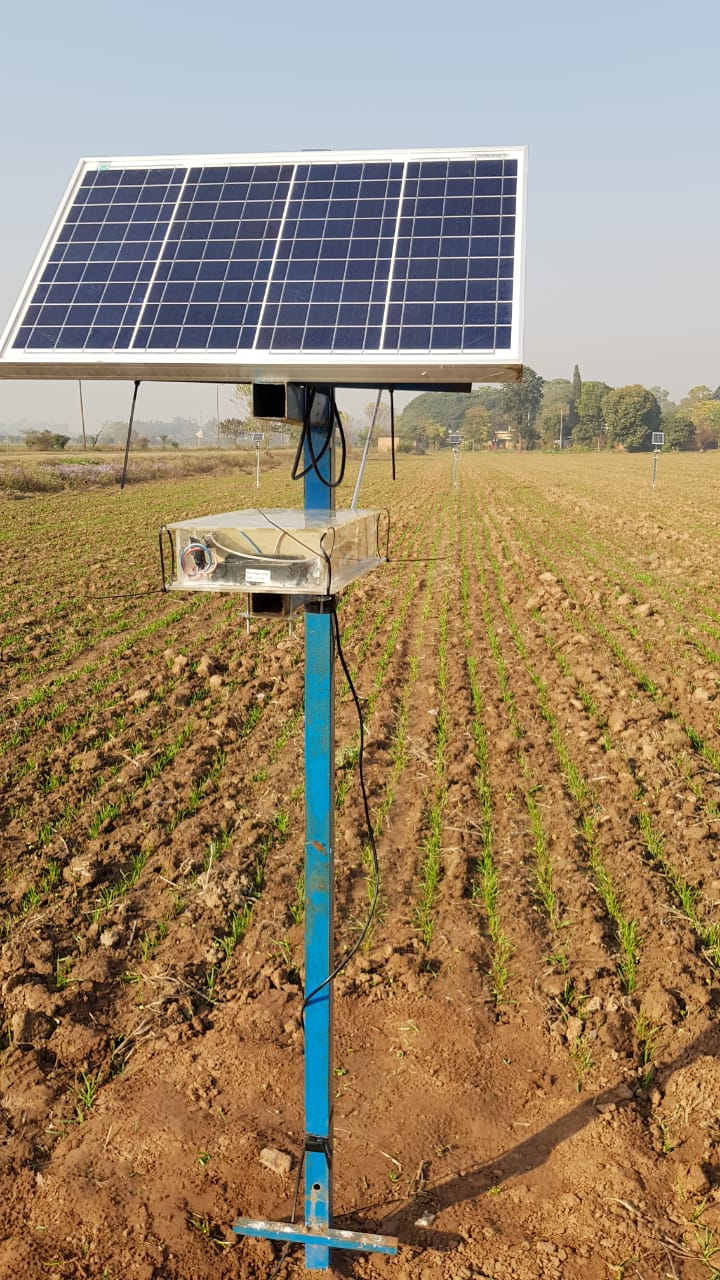
#> input picture Images/narc1.jpeg, 720 x 1280 px
$ python NDVIextraction.py ../../../Images/narc1.jpeg   (older library calls are emulated)
#> lines starting #> are read from the running program, lines starting #| are printed output that depends on the picture; after the words box and inside, x2 and y2 are one past the last pixel; in counts of white or black regions, pixels touching at a corner belong together
# -*- coding: utf-8 -*-
"""
Created on Sat May 11 16:43:30 2019

@author: Sohaib
"""
import sys
from PIL import Image
import numpy as np
import scipy.misc

def load_image( infilename ) :
#> called with infilename = '../../../Images/narc1.jpeg'
    img = Image.open( infilename )
#> img is the input picture: PIL image 720x1280 RGB; mean R, G, B 154.4, 134.3, 106.9
    img.load()
    data = np.array( img)
    return data

print(sys.argv)

imgdata = load_image(sys.argv[1])

#Extracting ndvi
ndvi1 = 1.236*imgdata[:,:, 2] - 0.188*imgdata[:,:, 0]
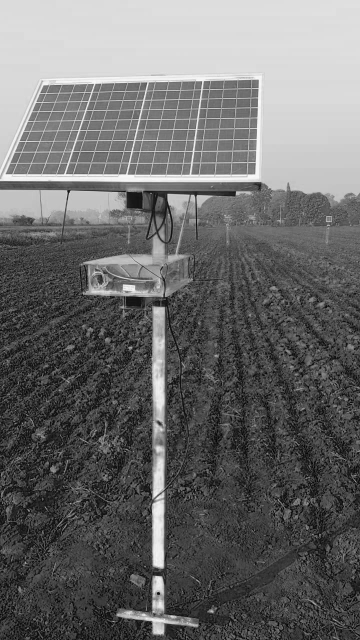
#> ndvi1: shape (1280, 720) float64 (shown at 1/2 size); min -23.69, max 276.3, mean 103.1; drawn with min black and max white
ndvi2 = 1.000*imgdata[:,:, 2] + 0.044*imgdata[:,:, 0]
ndvi = ndvi1/ndvi2
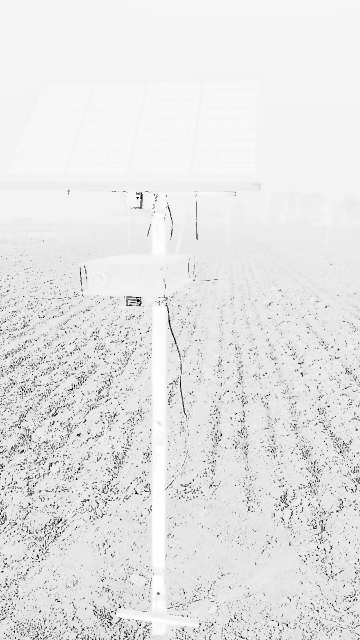
#> ndvi: shape (1280, 720) float64 (shown at 1/2 size); 0% of the values are NaN or infinite; the others: min -4.27, max 1.24, mean 0.689; drawn with min black, max white, NaN and infinite black
#print(ndvi.shape)

#removing negative values
ndviF=ndvi
for x in range(ndviF.shape[0]):
  for y in range(ndviF.shape[1]):
    if (ndviF[x,y]<0):
      ndviF[x,y] = 0
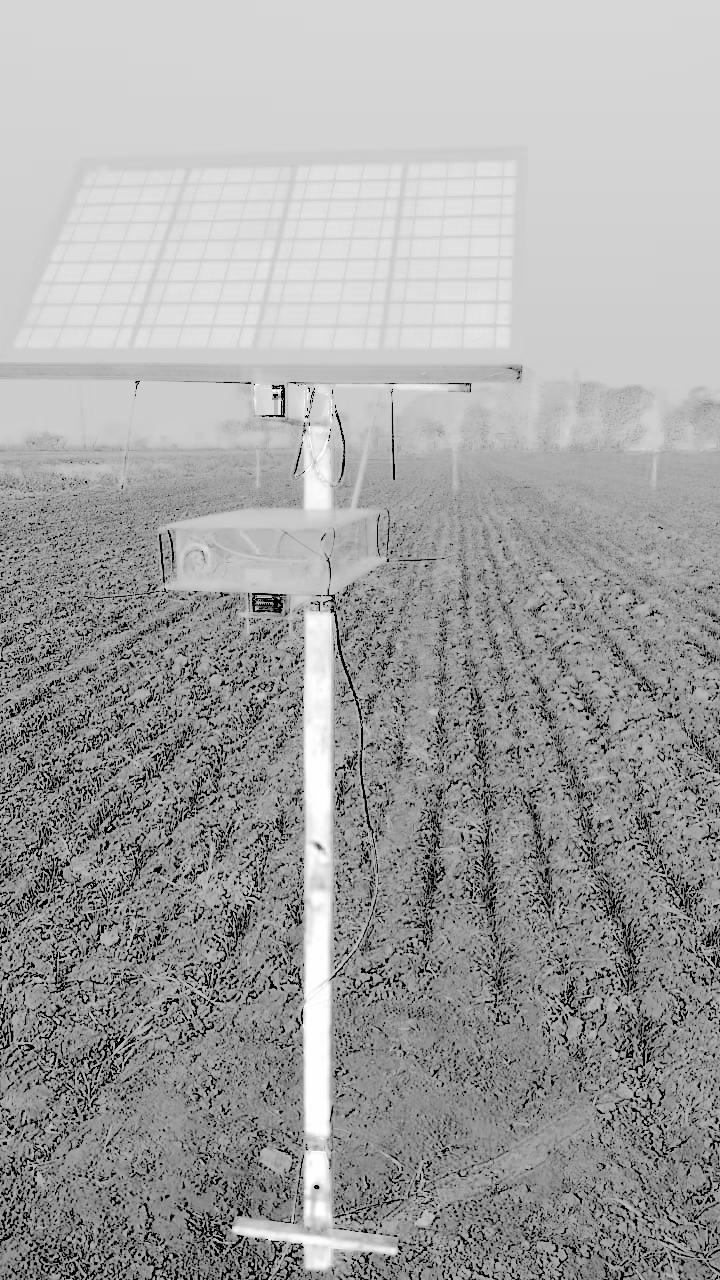
#> ndviF: shape (1280, 720) float64; 4.15% of pixels changed, all inside (x1, y1, x2, y2) = (0, 372, 720, 1280); drawn with min black, max white, NaN and infinite black
    # [9 lines of commented-out code are left out]
imgColor = np.zeros((ndvi.shape[0],ndvi.shape[1],3))
for x in range(ndvi.shape[0]):
  for y in range(ndvi.shape[1]):
    if (ndvi[x,y]<0.5):
      imgColor[x,y]=[255,255*ndvi[x,y]*2,0]
    else:
      imgColor[x,y]=[255*(2-ndvi[x,y]*2),255,0]
#> imgColor: shape (1280, 720, 3) float64; 0% of the values are NaN or infinite; the others: min -120.4, max 255, mean 110.5


scipy.misc.imsave(sys.argv[1].split('.')[0]+'NDVI.jpg', imgColor)

print("Successful")

$ run again, on Images/narc3.jpeg
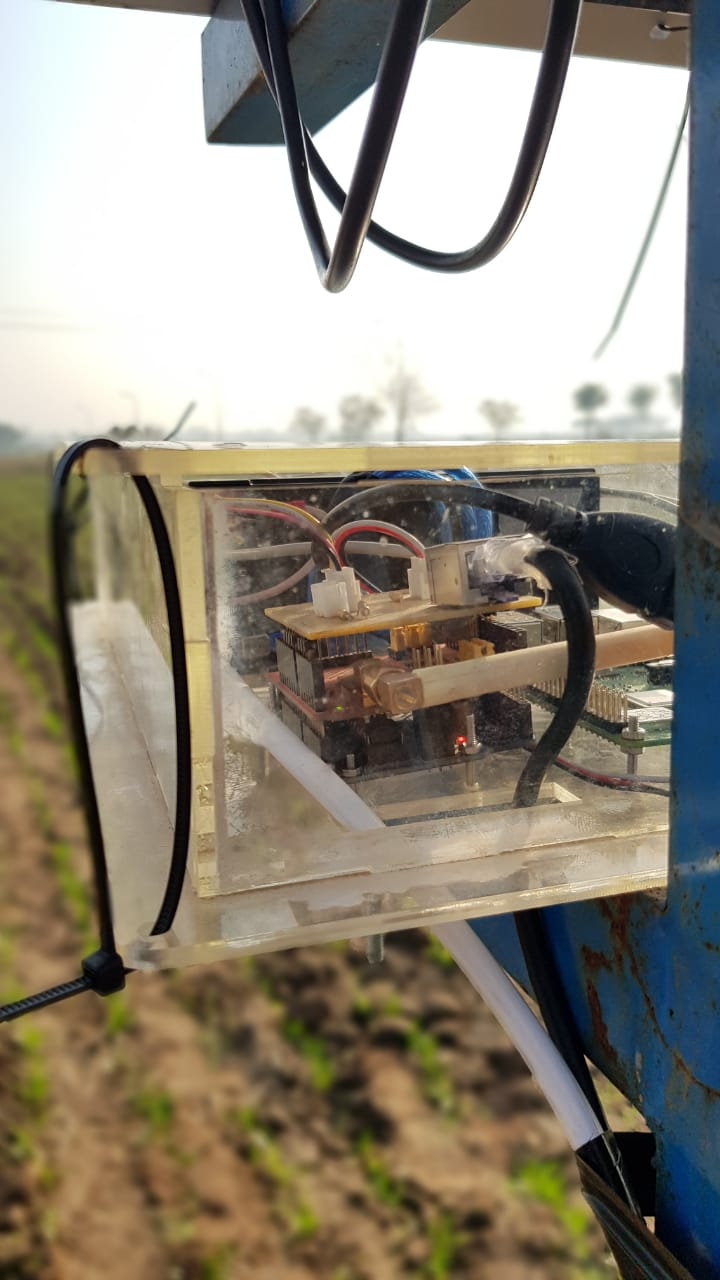
#> input picture Images/narc3.jpeg, 720 x 1280 px
#> in load_image, img is the input picture: PIL image 720x1280 RGB; mean R, G, B 145.8, 138.8, 124.5
#> `ndvi = ndvi1/ndvi2`:
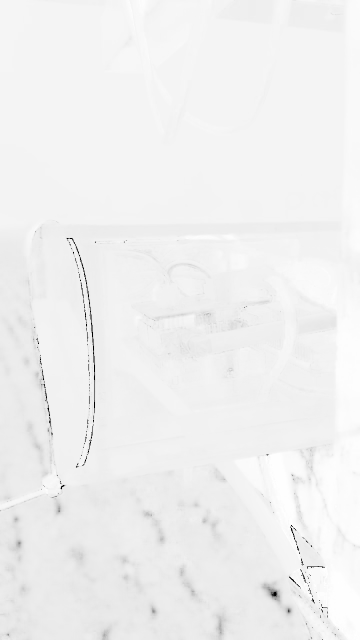
#> ndvi: shape (1280, 720) float64 (shown at 1/2 size); 0.01% of the values are NaN or infinite; the others: min -4.27, max 1.24, mean 0.921; drawn with min black, max white, NaN and infinite black
#> after the loop `for x in range(ndviF.shape[0]):`:
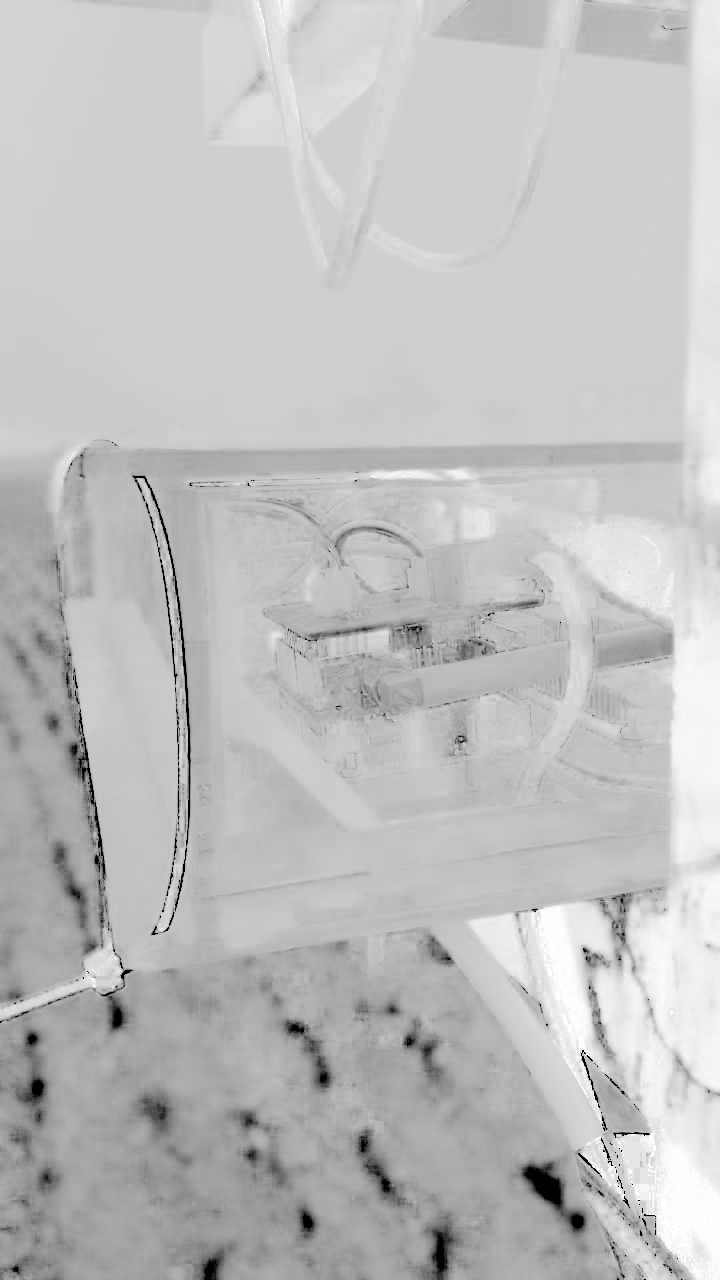
#> ndviF: shape (1280, 720) float64; 0.38% of pixels changed, all inside (x1, y1, x2, y2) = (0, 442, 682, 1280); drawn with min black, max white, NaN and infinite black
